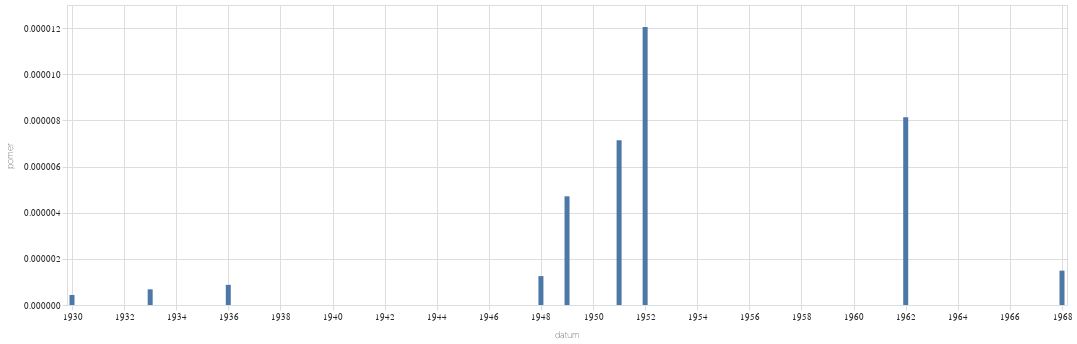

The notebook cell saved with this chart:
### Code cell
graf(vyvoj_poznamky("(?i)stalin",""))

### Figure 1 — Vega-Lite specification as saved in the notebook (floating-point values rounded to 4 significant figures)
{"config": {"title": {"font": "Noticia Text", "fontSize": 11.5, "anchor": "start", "lineHeight": 19, "fontWeight": "bolder", "subtitleFont": "Noticia Text", "subtitleFontSize": 10, "subtitleLineHeight": 15, "subtitlePadding": 10, "dy": -10, "color": "#292829", "subtitleColor": "#292829"}, "axis": {"labelFont": "Asap", "titleFont": "Asap", "fontWeight": "lighter", "titleFontWeight": "lighter", "labelFontSize": 9, "titleFontSize": 9, "labelPadding": 2, "titlePadding": 9, "domainOpacity": 0, "tickColor": "#DCDDD6", "labelColor": "#292829"}, "legend": {"labelFont": "Asap", "labelFontWeight": "normal", "titleFont": "Asap", "titleFontWeight": "normal", "labelFontSize": 9, "titleFontSize": 9, "labelColor": "#292829"}}, "data": {"name": "data-7a05568c044a04a7e2165dbc0525ba59"}, "mark": {"type": "bar"}, "encoding": {"x": {"field": "datum", "type": "temporal"}, "y": {"field": "pomer", "type": "quantitative"}}, "width": 1000, "$schema": "https://vega.github.io/schema/vega-lite/v5.8.0.json", "datasets": {"data-7a05568c044a04a7e2165dbc0525ba59": [{"datum": "1930-01-01T00:00:00", "text": 1, "pocet_slov": 2300193, "pomer": 4.347e-07, "co": ""}, {"datum": "1933-01-01T00:00:00", "text": 1, "pocet_slov": 1472102, "pomer": 6.793e-07, "co": ""}, {"datum": "1936-01-01T00:00:00", "text": 1, "pocet_slov": 1144561, "pomer": 8.737e-07, "co": ""}, {"datum": "1948-01-01T00:00:00", "text": 1, "pocet_slov": 798642, "pomer": 1.252e-06, "co": ""}, {"datum": "1949-01-01T00:00:00", "text": 2, "pocet_slov": 424626, "pomer": 4.71e-06, "co": ""}, {"datum": "1951-01-01T00:00:00", "text": 2, "pocet_slov": 279976, "pomer": 7.143e-06, "co": ""}, {"datum": "1952-01-01T00:00:00", "text": 3, "pocet_slov": 249015, "pomer": 1.205e-05, "co": ""}, {"datum": "1962-01-01T00:00:00", "text": 1, "pocet_slov": 122929, "pomer": 8.135e-06, "co": ""}, {"datum": "1968-01-01T00:00:00", "text": 1, "pocet_slov": 671842, "pomer": 1.488e-06, "co": ""}]}}
